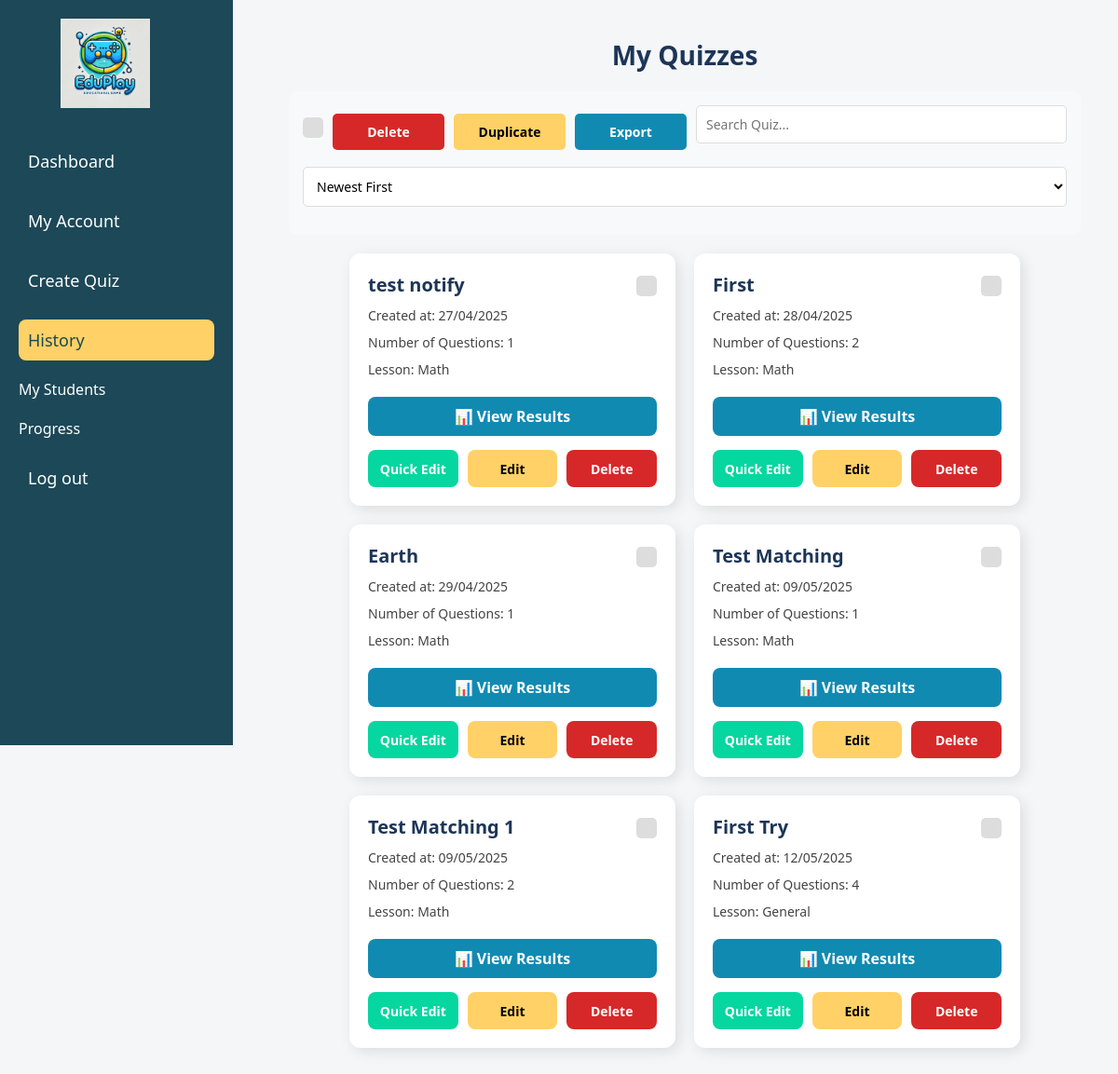
Screenshot of /history (signed in) with the database file from the repository.
### tables this page shows
CREATE TABLE quiz (
        id INTEGER PRIMARY KEY AUTOINCREMENT, 
        title TEXT NOT NULL, 
        lesson TEXT,  
        created_by TEXT NOT NULL, 
        created_at TIMESTAMP DEFAULT CURRENT_TIMESTAMP
        );

### app.py (the view)
@app.route("/history")
def history():
    if "user" not in session or session["role"] != "teacher":
        return redirect(url_for("no_access"))
    teacher = database.getTeacherInfo(session["user"])
    quizzes = database.getQuizzesByTeacher(teacher.getTid())
    return render_template("history.html", user=session["user"], quizzes=quizzes)

### database.py (called while the page is built)
def getTeacherInfo(username):
    connection = getConnection()
    cursor = connection.cursor()
    cursor.execute(
        "SELECT teachers.tid, users.username, users.email, users.password FROM users JOIN teachers on users.id = teachers.user_id WHERE users.username = ?",
        (username,),
    )
    teacher_data = cursor.fetchone()
    connection.close()
    if teacher_data:
        return Teacher(*teacher_data)
    return None

def getQuizzesByTeacher(tid):
    connection = getConnection()
    connection.row_factory = sqlite3.Row
    cursor = connection.cursor()
    cursor.execute(
        """
        SELECT quiz.id, quiz.title, quiz.lesson, quiz.created_at, COUNT(questions.id) as numOfQuestions
        FROM quiz
        LEFT JOIN questions ON quiz.id = questions.quiz_id
        WHERE quiz.created_by = ?
        GROUP BY quiz.id
        """,
        (tid,),
    )
    quizzes = cursor.fetchall()
    connection.close()
    return [dict(quiz) for quiz in quizzes]  # Μετατροπή κάθε Row σε dictionary

### sqlFunctions.py (called while the page is built)
def getConnection():
    connection = sqlite3.connect("eduplay.db")
    connection.execute("PRAGMA foreign_keys = ON;")
    return connection

### users.py (called while the page is built)
    def getTid(self):
        return self.tid

### templates/history.html (shortened to what this page needs)
<!DOCTYPE html>
<html lang="en">
<head>
    <link rel="stylesheet" href="{{ url_for('static', filename='css/history.css') }}">
</head>
<body>
    <div class="sidebar">
        <div class="sidebar-header">
            <a href="{{ url_for('home') }}" class="logo-link">
                <img src="{{ url_for('static', filename='images/logo.webp') }}" class="logo" alt="EduPlay Logo">
            </a>
        </div>
        <ul>
            <li><a href="{{ url_for('dashboard') }}">Dashboard</a></li>
            <li><a href="{{ url_for('myAccount') }}">My Account</a></li>
            <li><a href="{{ url_for('create_quiz') }}">Create Quiz</a></li>
            <li><a href="{{ url_for('history') }}" class="active">History</a></li>
            <li>My Students</li>
            <li>Progress</li>
            <li><a href="{{ url_for('logout') }}">Log out</a></li>
        </ul>
    </div>
    <div class="content">
        <div class="content-inner">
            <h1>My Quizzes</h1>
            <div class="cbx-row">
                <label class="custom-checkbox">
                    <span class="checkmark"></span>
                </label>
                <button type="button" id="deleteSelected">Delete</button>
                <button type="button" id="duplicateSelected">Duplicate</button>
                <button type="button" id="exportCSV">Export</button>
                <input type="text" id="searchQuiz" placeholder="Search Quiz...">
                <select id="sortQuiz">
                    <option value="newest">Newest First</option>
                </select>
            </div>
            <div class="quiz-container">
                {% if quizzes %}
                {% for quiz in quizzes %}
                <div class="quiz-card" data-quiz-id="{{ quiz['id'] }}" data-created-at="{{ quiz['created_at'] }}">
                    <div class="quiz-card-header">
                        <h3>{{ quiz['title'] }}</h3>
                        <label class="custom-checkbox">
                            <span class="checkmark"></span>
                        </label>
                    </div>
                    <p class="created-at" data-created-at="{{ quiz['created_at'] }}"></p>
                    <p>Number of Questions: {{ quiz['numOfQuestions'] }}</p>
                    <p>Lesson: {{ quiz['lesson'] }}</p>
                    <a href="{{ url_for('get_quiz', quiz_id=quiz['id']) }}" class="view-btn">📊 View Results</a>
                    <div class="quiz-card-edit">
                        <button class="quick-edit-btn" data-quiz-id="{{ quiz['id'] }}">Quick Edit</button>
                        <button class="edit-btn" data-quiz-id="{{ quiz['id'] }}">Edit</button>
                        <button class="delete-btn" type="button">Delete</button>
                    </div>
                </div>
                {% endfor %}
                {% else %}
                <div class="quiz-card" style="text-align: center;">
                    <p>There are no quizzes yet!</p>
                </div>
                {% endif %}
            </div>
        </div>
    </div>
</body>
</html>

### static/css/history.css (style rules this page uses)
* { box-sizing: border-box; margin: 0; padding: 0; font-family: 'Segoe UI', sans-serif; }
body { background-color: #f4f6f8; display: flex; }
.sidebar { width: 250px; height: 100vh; background-color: #1c4857; padding: 20px; position: fixed; top: 0; left: 0; color: white; }
.sidebar-header { display: flex; justify-content: center; align-items: center; margin-bottom: 30px; }
.logo-link { display: block; }
.logo { width: 120px; max-width: 80%; height: auto; object-fit: contain; transition: transform 0.3s ease; }
.sidebar ul { list-style: none; padding: 0; margin-top: 30px; }
.sidebar ul li { margin: 20px 0; }
.sidebar ul li a { text-decoration: none; color: white; font-size: 18px; padding: 10px; display: block; border-radius: 8px; transition: background 0.3s, color 0.3s; }
.sidebar ul li a:hover, .sidebar ul li a.active { background-color: #ffd166; color: #1c4857; }
.content { margin-left: 270px; padding: 40px; width: calc(100% - 270px); display: flex; flex-direction: column; align-items: center; }
.content-inner { width: 100%; max-width: 1400px; }
.content h1 { font-size: 28px; color: #1D3557; font-weight: bold; margin-bottom: 20px; text-align: center; }
.quiz-container { width: 100%; display: flex; flex-wrap: wrap; gap: 20px; justify-content: center; margin-top: 20px; }
.quiz-card { background: white; width: 350px; padding: 20px; border-radius: 12px; box-shadow: 4px 4px 15px rgba(0, 0, 0, 0.1); transition: transform 0.3s ease-in-out, box-shadow 0.3s ease-in-out; display: flex; flex-direction: column; justify-content: space-between; text-align: left; }
.quiz-card-header { display: flex; align-items: center; justify-content: space-between; width: 100%; }
.quiz-card h3 { font-size: 20px; color: #1D3557; margin-bottom: 10px; }
.quiz-card p { font-size: 14px; color: #444; margin-bottom: 10px; }
.view-btn { display: block; text-align: center; margin-top: 10px; padding: 10px 12px; border-radius: 8px; font-weight: bold; background-color: #118AB2; color: white; text-decoration: none; transition: background 0.3s ease-in-out; }
.quiz-card-edit { display: flex; justify-content: space-between; width: 100%; margin-top: 15px; gap: 10px; }
.quiz-card-edit button { flex: 1; height: 40px; padding: 10px; font-size: 14px; font-weight: bold; text-align: center; border: none; cursor: pointer; border-radius: 8px; transition: background 0.3s ease-in-out; }
.quiz-card-edit .quick-edit-btn { background-color: #06D6A0; color: white; }
.quiz-card-edit .edit-btn { background-color: #FFD166; color: black; }
.quiz-card-edit .delete-btn { background-color: #D62828; color: white; }
.custom-checkbox { position: relative; display: inline-block; width: 22px; height: 22px; cursor: pointer; }
.checkmark { position: absolute; top: 0; left: 0; width: 22px; height: 22px; background-color: #ddd; border-radius: 5px; transition: all 0.3s ease-in-out; border: 2px solid transparent; }
.cbx-row { display: flex; flex-wrap: wrap; gap: 10px; align-items: center; justify-content: flex-start; background: #F8F9FA; padding: 15px; border-radius: 8px; margin-bottom: 20px; width: 100%; }
.cbx-row > * { flex: 0 0 auto; }
.cbx-row .custom-checkbox { flex: 0 0 auto; }
.cbx-row button { flex: 0 0 120px; padding: 10px; font-size: 14px; font-weight: bold; border-radius: 5px; border: none; cursor: pointer; transition: background 0.3s ease-in-out; text-align: center; color: white; }
#deleteSelected { background-color: #D62828; }
#exportCSV { background-color: #118AB2; }
#duplicateSelected { background-color: #FFD166; color: black; }
#searchQuiz { flex: 2 1 300px; min-width: 200px; padding: 10px; border: 1px solid #ddd; border-radius: 5px; font-size: 14px; outline: none; transition: all 0.3s ease-in-out; }
#sortQuiz { flex: 1 1 160px; min-width: 140px; padding: 10px; border: 1px solid #ddd; border-radius: 5px; font-size: 14px; background: white; cursor: pointer; outline: none; transition: all 0.3s ease-in-out; }
label { font-weight: bold; margin-bottom: 8px; display: block; font-size: 14px; }
input, textarea, select { width: 100%; padding: 10px; margin-bottom: 15px; border: 1px solid #ddd; border-radius: 5px; font-size: 14px; }

### rows the page displays
quiz: title "test notify", numOfQuestions "1", lesson "Math"
quiz: title "First", numOfQuestions "2", lesson "Math"
quiz: title "Earth", numOfQuestions "1", lesson "Math"
quiz: title "Test Matching", numOfQuestions "1", lesson "Math"
quiz: title "Test Matching 1", numOfQuestions "2", lesson "Math"
quiz: title "First Try", numOfQuestions "4", lesson "General"
